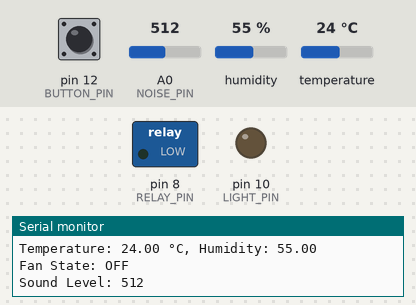
The sketch below on a simulated Arduino Uno, built with avr-gcc and run on an emulated ATmega328P. Parts: switched loads named in the sketch (green lamp = pin HIGH), output pins drawn as LEDs (lit = HIGH), the last lines printed to the serial monitor. The test bench sets the inputs (shaded band); at power-on: pin 12 (BUTTON_PIN) HIGH, temperature 24 °C, A0 (NOISE_PIN) = 512, humidity 55 %.

Above: at 1.8 s.
1.9 s: pin 12 (BUTTON_PIN) pulled LOW for 1.25 s
At 3.17 s:
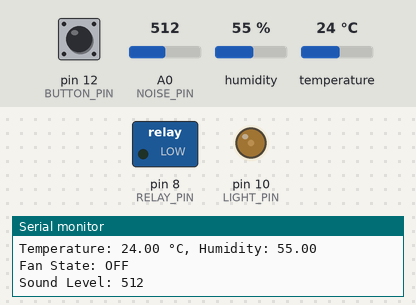
5.4 s: temperature set to 26.1 °C
9.6 s: temperature set to 27.3 °C
At 11.3 s:
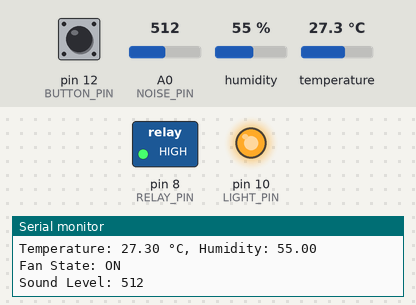
11.9 s: pin 12 (BUTTON_PIN) pulled LOW for 1.25 s
At 18.4 s:
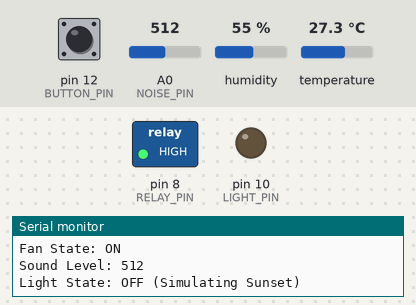
Timing chart, 0 to 19.9 s (numbered marks = the images above; inputs shaded):
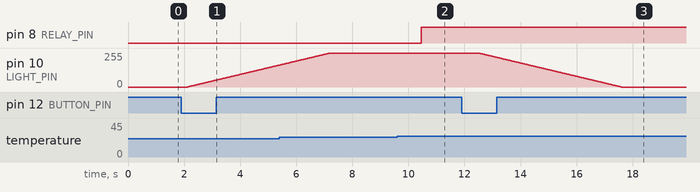

The sketch:

arduino-code.ino
```cpp
#include "DHT.h"

// Pin definitions
#define DHTPIN 4           // Pin for DHT sensor
#define DHTTYPE DHT22      // DHT22 sensor type
#define NOISE_PIN A0       // Analog pin for sound sensor
#define BUTTON_PIN 12      // Digital pin for button
#define LIGHT_PIN 10       // Digital pin for light/LED (PWM-capable)
#define RELAY_PIN 8        // Digital pin for motor relay control

DHT dht(DHTPIN, DHTTYPE);

// Variables for button and light state
bool lightState = LOW;      // Initial state of the light (off)
bool buttonPressed = false; // Prevent repeated toggles on a single press

// Variables for relay and motor control
bool motorState = LOW;      // Initial state of the motor (off)

// Temperature threshold for fan control
const float fanTemperatureThreshold = 26.5; // Adjust based on your requirements

// LED brightness adjustment parameters
const int fadeDelay = 20; // Delay between brightness changes in milliseconds
const int maxBrightness = 255; // Maximum brightness for the LED

void setup() {
  Serial.begin(9600);
  dht.begin();

  // Initialize pins
  pinMode(BUTTON_PIN, INPUT_PULLUP); // Button with pull-up resistor
  pinMode(LIGHT_PIN, OUTPUT);        // Light pin as output
  pinMode(RELAY_PIN, OUTPUT);        // Relay pin as output

  // Ensure the light and motor are off initially
  digitalWrite(LIGHT_PIN, LOW);
  digitalWrite(RELAY_PIN, LOW);

  Serial.println("Setup complete. Monitoring sensors and controlling devices...");
}

void loop() {
  // Read temperature and humidity from DHT sensor
  float temperature = dht.readTemperature();
  float humidity = dht.readHumidity();

  if (isnan(temperature) || isnan(humidity)) {
    Serial.println("Failed to read from DHT sensor!");
  } else {
    // Log temperature and humidity
    Serial.print("Temperature: ");
    Serial.print(temperature);
    Serial.print(" °C, Humidity: ");
    Serial.println(humidity);

    // Control fan based on temperature
    if (temperature > fanTemperatureThreshold) {
      motorState = HIGH; // Turn on fan
    } else {
      motorState = LOW; // Turn off fan
    }
    digitalWrite(RELAY_PIN, motorState); // Control the relay for motor
    Serial.print("Fan State: ");
    Serial.println(motorState ? "ON" : "OFF");
  }

  // Read sound level from noise sensor
  int soundLevel = analogRead(NOISE_PIN);
  Serial.print("Sound Level: ");
  Serial.println(soundLevel);

  // Toggle light state with button press
  int buttonState = digitalRead(BUTTON_PIN);
  if (buttonState == LOW && !buttonPressed) {
    lightState = !lightState; // Toggle light state
    simulateSunriseSunset(lightState); // Adjust brightness gradually

    Serial.print("Light State: ");
    Serial.println(lightState ? "ON (Simulating Sunrise)" : "OFF (Simulating Sunset)");

    buttonPressed = true; // Set flag to prevent repeated toggles
    delay(200);           // Debounce delay
  } else if (buttonState == HIGH) {
    buttonPressed = false; // Reset flag when button is released
  }

  // Delay before the next loop iteration
  delay(1000); // Adjust as needed
}

void simulateSunriseSunset(bool turnOn) {
  if (turnOn) {
    // Gradually increase brightness (sunrise)
    for (int brightness = 0; brightness <= maxBrightness; brightness++) {
      analogWrite(LIGHT_PIN, brightness);
      delay(fadeDelay);
    }
  } else {
    // Gradually decrease brightness (sunset)
    for (int brightness = maxBrightness; brightness >= 0; brightness--) {
      analogWrite(LIGHT_PIN, brightness);
      delay(fadeDelay);
    }
  }
}
```

Measured:
- the behaviour switches between 26.5 and 26.6 °C on temperature (found by bisection; images 1 and 2)
- after the input at 1.9 s, pin 10 (LIGHT_PIN): moves from 0/255 to 164/255 over 3.3 s, starting after 0.22 s
- after the input at 9.6 s, pin 8 (RELAY_PIN): LOW → HIGH after 0.86 s
- after the input at 11.9 s, pin 10 (LIGHT_PIN): moves from 255/255 to 0/255 over 5.1 s, starting after 0.61 s
